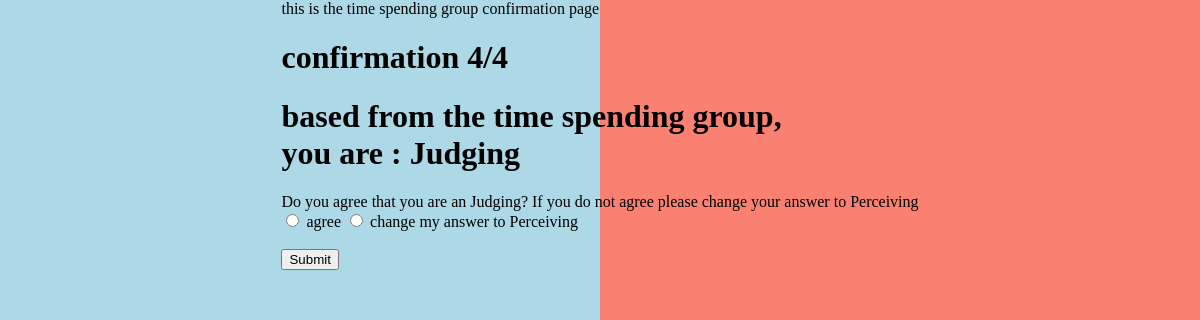
Page /arabic_4_confirmation on the earlier database version.
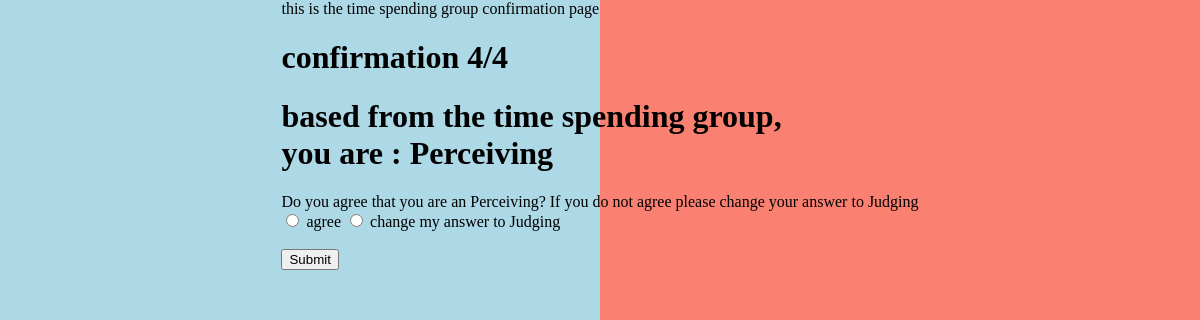
Same page on the later database version.
### survery_app/models.py (models this page shows)
class result(models.Model):
    id = models.AutoField(primary_key=True)
    time = models.CharField(max_length=500)
    affinity_1 = models.BigIntegerField()
    affinity_2 = models.BigIntegerField()
    affinity_result= models.CharField(max_length=500)
    collection_1 = models.BigIntegerField()
    collection_2 = models.BigIntegerField()
    collection_result = models.CharField(max_length=500)
    make_1 = models.BigIntegerField()
    make_2 = models.BigIntegerField()
    make_result = models.CharField(max_length=500)
    time_1 = models.BigIntegerField()
    time_2 = models.BigIntegerField()
    time_result = models.CharField(max_length=500)
    pdf_answer_case = models.BigIntegerField()
    user_name = models.CharField(max_length=500)
    user_email = models.CharField(max_length=500)
    user_phone = models.CharField(max_length=500)
    four_letter_code  = models.CharField(max_length=500)
    pdf_free = models.CharField(max_length=500)
    pdf_paid = models.CharField(max_length=500)
    date_and_time_completed = models.CharField(max_length=500)

### survery_app/views.py (the view, shortened to what this page needs)
# urls.py: path('arabic_4_confirmation', views.arabic_4_confirmation, name='arabic_4_confirmation'),
def arabic_4_confirmation(request):
  user_result = result.objects.latest('id')
  if request.method == 'GET':
    change = ""
    if  user_result.time_result == "Judging":
          change = change + "Perceiving"
    else:
          change = change + "Judging"
    context = {
      "time_result" : user_result.time_result,
      "change_result" : change
    }
    return render(request , 'arabic_4_confirmation.html' , context)

### survery_app/templates/arabic_4_confirmation.html (shortened to what this page needs)
{% load static %}
<link rel="stylesheet" href="{% static 'base.css' %}">
<h1> confirmation 4/4</h1>
<body>
<h1>
based from the time spending group,
<br>
 you are  : {{ time_result }}
</h1>
<form method='post' action=''">
        Do you agree that you are an {{time_result }}? If you do not agree please change your answer to {{ change_result}}
        <div class="form-check">
            <input class="form-check-input" type="radio" name="time_result" id="gridRadios1" value="option1">
                agree
            <input class="form-check-input" type="radio" name="time_result" id="gridRadios2" value="option2">
                change my answer to {{ change_result }}
        </div>
        <br>
    <button type="submit" class="btn btn-primary">Submit</button>
</form>
</body>

Differences in the rows shown:
no longer on this page (row unchanged): result: time_result "Judging"
added result: time_result "Perceiving"
Other differences:
{{ change_result }}: "Perceiving" → "Judging"
